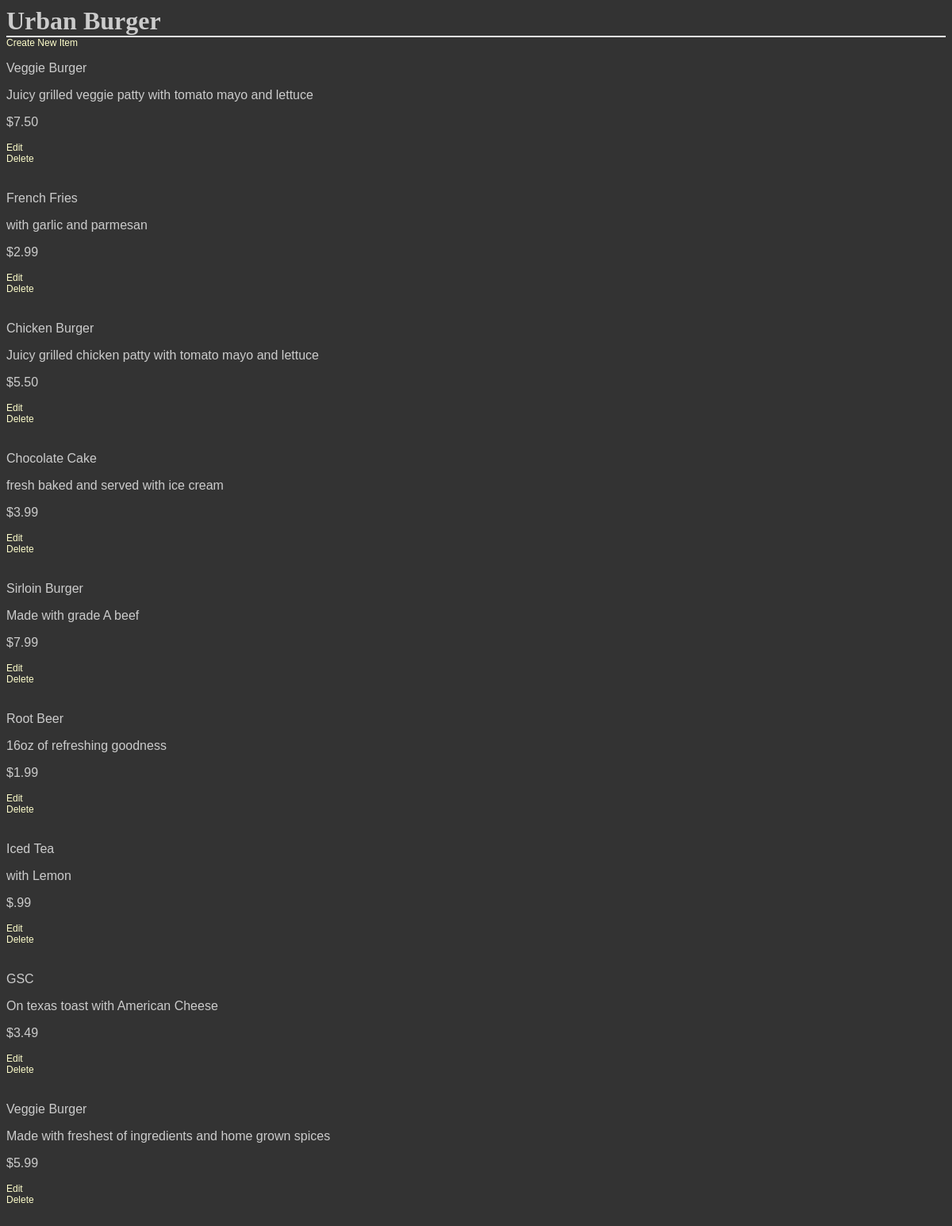
Page /restaurants/1/ on the committed database.
### Project/database_setup.py (models this page shows, shortened)
class Restaurant(Base):
    __tablename__ = 'restaurant'
    id = Column(Integer,primary_key= True)
    name = Column(String(250), nullable = False)

class MenuItem(Base):
    __tablename__ = 'menu_item'
    name = Column(String(80), nullable = False)
    id = Column(Integer, primary_key = True)
    description = Column(String(250))
    price = Column(String(8))
    course = Column(String(250))
    restaurant_id = Column(Integer, ForeignKey('restaurant.id'))
    restaurant = relationship(Restaurant)

### Project/final_project.py (the view)
@app.route('/restaurants/<int:restaurant_id>/')
def restaurantMenu(restaurant_id):
    restaurant = session.query(Restaurant).filter_by(id = restaurant_id).one()
    items = session.query(MenuItem).filter_by(restaurant_id=restaurant.id)
    return render_template('menu.html',restaurant = restaurant, items = items)

### Project/templates/menu.html (shortened to what this page needs)
<html>
<head>
	<link rel=stylesheet type=text/css href="{{ url_for('static', filename='styles.css') }}">
</head>
<body>
<h1>{{restaurant.name}}</h1>
<a href = {{url_for('newMenuItem',restaurant_id = restaurant.id)}}>Create New Item</a></br>
{% for i in items %}
<div>
<p>{{i.name}}</p>
<p>{{i.description}}</p>
<p> {{i.price}} </p>
<a href = {{url_for('editMenuItem',restaurant_id = restaurant.id,menu_id = i.id)}}>Edit</a></br>
<a href = {{url_for('deleteMenuItem',restaurant_id = restaurant.id,menu_id = i.id)}}>Delete</a></br></br>
</div>
{% endfor %}
</body>
</html>

### Project/static/styles.css (style rules this page uses)
body { font-family: sans-serif; background-color: #333333 }
h1, h2, h3, h4 { color: #CCCCCC; }
h1, h2 { font-family: 'Georgia', serif; margin: 0; }
h1 { border-bottom: 2px solid #eee; }
p { color: #CCCCCC; }
a { text-decoration: none; color:#FFFFCC; font-size: .75em; }

### rows in the picture
Restaurant: name "Urban Burger"
MenuItem: name "Veggie Burger", description "Juicy grilled veggie patty with tomato mayo and lettuce", price "$7.50"
MenuItem: name "French Fries", description "with garlic and parmesan", price "$2.99"
MenuItem: name "Chicken Burger", description "Juicy grilled chicken patty with tomato mayo and lettuce", price "$5.50"
MenuItem: name "Chocolate Cake", description "fresh baked and served with ice cream", price "$3.99"
MenuItem: name "Sirloin Burger", description "Made with grade A beef", price "$7.99"
MenuItem: name "Root Beer", description "16oz of refreshing goodness", price "$1.99"
MenuItem: name "Iced Tea", description "with Lemon", price "$.99"
MenuItem: name "GSC", description "On texas toast with American Cheese", price "$3.49"
MenuItem: name "Veggie Burger", description "Made with freshest of ingredients and home grown spices", price "$5.99"
